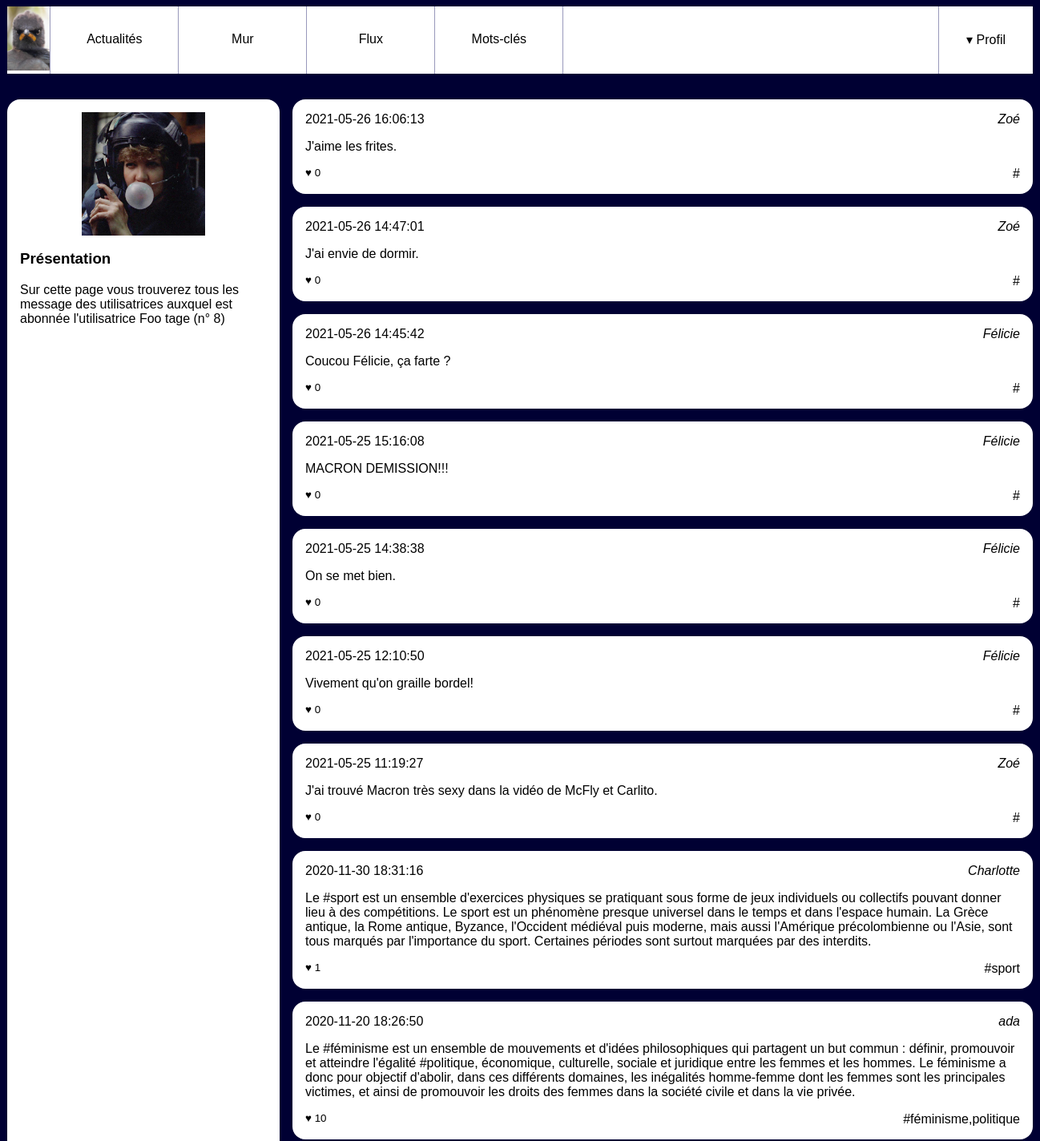
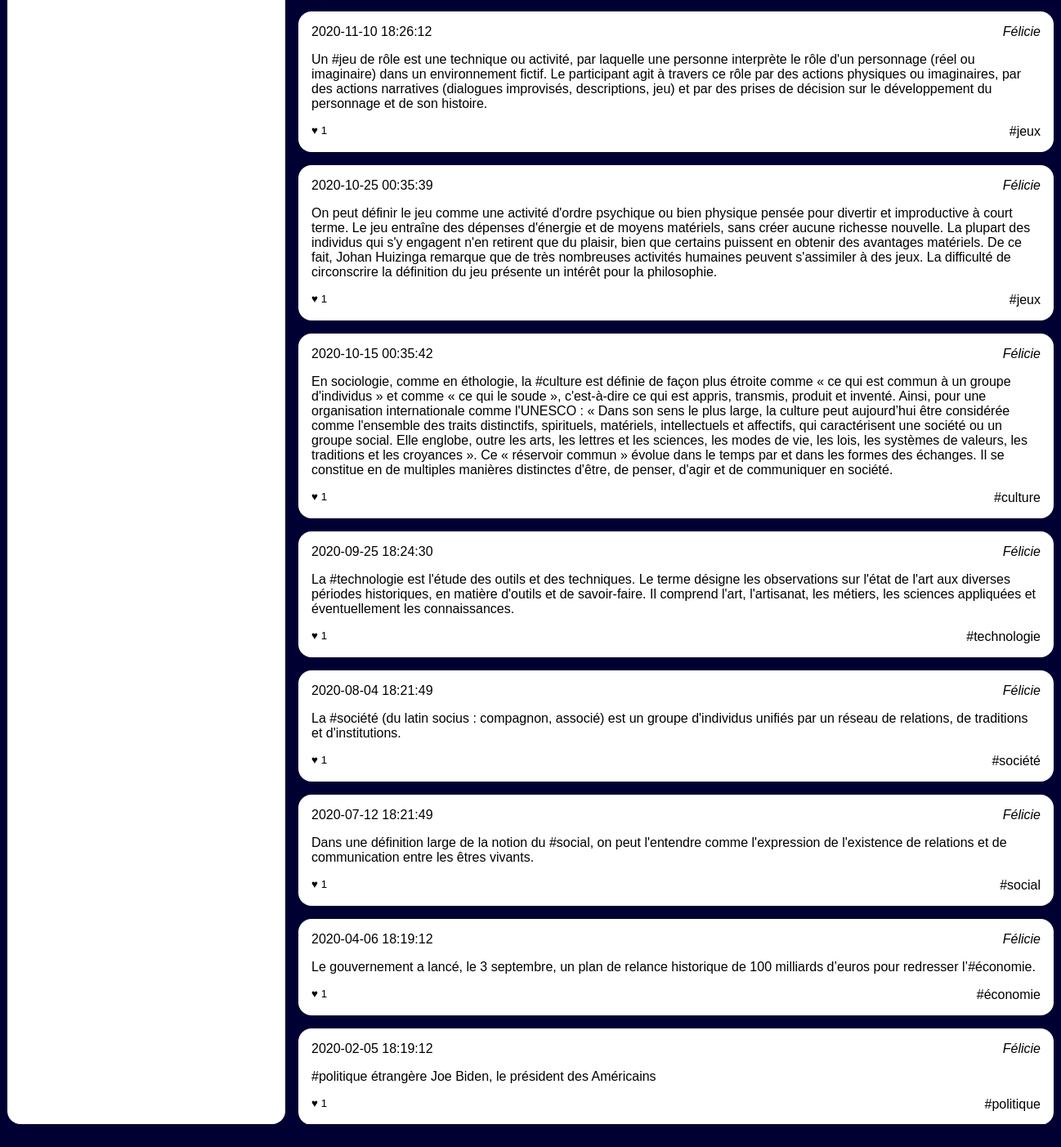
Screenshot of /pages/feed.php?user_id=8 (signed in) with the database file from the repository (2 pictures, top to bottom).
### tables this page shows
CREATE TABLE `users` (
  `id` int(10) UNSIGNED NOT NULL,
  `email` varchar(255) NOT NULL,
  `password` varchar(255) NOT NULL,
  `alias` varchar(255) NOT NULL
);

### pages/feed.php (the view, shortened to what this page needs)
<?php
require 'header.php';
?>
        <div id="wrapper">
            <?php
            $userId = $_GET['user_id'];
            ?>
            <?php
            $mysqli = new mysqli("localhost", "root", "root", "socialnetwork");
            ?>
            <aside>
                <?php
                $laQuestionEnSql = "SELECT * FROM `users` WHERE id=" . intval($userId);
                $lesInformations = $mysqli->query($laQuestionEnSql);
                $user = $lesInformations->fetch_assoc();
                ?>
                <img src="user.jpg" alt="Portrait de l'utilisatrice"/>
                <section>
                    <h3>Présentation</h3>
                    <p>Sur cette page vous trouverez tous les message des utilisatrices
                        auxquel est abonnée l'utilisatrice <?php echo $user['alias'] ?>
                        (n° <?php echo $_GET['user_id'] ?>)
                    </p>
                </section>
            </aside>
            <main>
                <?php
                $laQuestionEnSql = "SELECT `posts`.`content`,"
                        . "`posts`.`created`,"
                        . "`users`.`alias` as author_name,  "
                        . "`users`.`id` as author_id,  "
                        . "count(`likes`.`id`) as like_number,  "
                        . "GROUP_CONCAT(DISTINCT `tags`.`label`) AS taglist "
                        . "FROM `followers` "
                        . "JOIN `users` ON `users`.`id`=`followers`.`followed_user_id`"
                        . "JOIN `posts` ON `posts`.`user_id`=`users`.`id`"
                        . "LEFT JOIN `posts_tags` ON `posts`.`id` = `posts_tags`.`post_id`  "
                        . "LEFT JOIN `tags`       ON `posts_tags`.`tag_id`  = `tags`.`id` "
                        . "LEFT JOIN `likes`      ON `likes`.`post_id`  = `posts`.`id` "
                        . "WHERE `followers`.`following_user_id`='" . intval($userId) . "' "
                        . "GROUP BY `posts`.`id`"
                        . "ORDER BY `posts`.`created` DESC  "
                ;
                $lesInformations = $mysqli->query($laQuestionEnSql);
                while ($follower = $lesInformations->fetch_assoc())
                {
                ?>
                <article>
                    <h3>
                        <time datetime='2020-02-01 11:12:13' ><?php echo $follower['created'] ?> </time>
                    </h3>
                    <address><nav>
                        <a href="wall.php?user_id=<?php echo $follower['author_id'] ?>"><?php echo $follower['author_name'] ?></a>
                        </nav></address>
                    <div>
                        <p><?php echo $follower['content'] ?></p>
                    </div>
                    <footer>
                        <small>♥ <?php echo $follower['like_number'] ?></small>
                        <a href="">#<?php echo $follower['taglist'] ?>
                    </footer>
                </article>
                <?php
                }
                ?>
            </main>
        </div>
    </body>
</html>

### pages/style.css (style rules this page uses)
body { background-color: #003; font-family: Arial; }
a { text-decoration: none; color: black; }
#wrapper { display: flex; width: 80em; margin: 0 auto 2em auto; }
#wrapper aside { background-color: #fff; flex: 1; padding: 1em; border-radius: 1em; }
#wrapper aside img { display: block; width: 50%; margin: auto; }
#wrapper main { flex: 3; padding-left: 1em; height: 80vh; overflow-y: scroll; }
#wrapper main article { background-color: #fff; padding: 1em; margin-bottom: 1em; border-radius: 1em; }
#wrapper main article h3 { margin: 0; padding: 0; font-weight: normal; font-size: 1em; }
#wrapper main article time { float: left; }
#wrapper main article address { text-align: right; margin-bottom: 1em; }
#wrapper main article p { margin: 0; }
#wrapper main article footer { margin-top: 1em; text-align: right; }
#wrapper main article footer small { float: left; }

### rows the page displays
users: alias "Foo tage"
users: created "2021-05-26 16:06:13", alias "Zoé", content "J'aime les frites.", like_number "0", created "2021-05-26 14:47:01", content "J'ai envie de dormir.", created "2021-05-25 11:19:27", content "J'ai trouvé Macron très sexy dans la vidéo de McFly et Carlito."
users: created "2021-05-26 14:45:42", alias "Félicie", content "Coucou Félicie, ça farte ?", like_number "0", created "2021-05-25 15:16:08", content "MACRON DEMISSION!!!", created "2021-05-25 14:38:38", content "On se met bien.", created "2021-05-25 12:10:50", content "Vivement qu'on graille bordel!", created "2020-11-10 18:26:12", content "Un #jeu de rôle est une technique ou activité, par laquelle une personne interprète le rôle d'un personnage (réel ou imaginaire) dans un environnement fictif. Le participant agit à travers ce rôle par des actions physiques ou imaginaires, par des actions narratives (dialogues improvisés, descriptions, jeu) et par des prises de décision sur le développement du personnage et de son histoire.", like_number "1", taglist "jeux", created "2020-10-25 00:35:39", content "On peut définir le jeu comme une activité d'ordre psychique ou bien physique pensée pour divertir et improductive à court terme. Le jeu entraîne des dépenses d'énergie et de moyens matériels, sans créer aucune richesse nouvelle. La plupart des individus qui s'y engagent n'en retirent que du plaisir, bien que certains puissent en obtenir des avantages matériels. De ce fait, Johan Huizinga remarque que de très nombreuses activités humaines peuvent s'assimiler à des jeux. La difficulté de circonscrire la définition du jeu présente un intérêt pour la philosophie.", created "2020-10-15 00:35:42", content "En sociologie, comme en éthologie, la #culture est définie de façon plus étroite comme « ce qui est commun à un groupe d'individus » et comme « ce qui le soude », c'est-à-dire ce qui est appris, transmis, produit et inventé. Ainsi, pour une organisation internationale comme l'UNESCO : « Dans son sens le plus large, la culture peut aujourd’hui être considérée comme l'ensemble des traits distinctifs, spirituels, matériels, intellectuels et affectifs, qui caractérisent une société ou un groupe social. Elle englobe, outre les arts, les lettres et les sciences, les modes de vie, les lois, les systèmes de valeurs, les traditions et les croyances ». Ce « réservoir commun » évolue dans le temps par…", taglist "culture", created "2020-09-25 18:24:30", content "La #technologie est l'étude des outils et des techniques. Le terme désigne les observations sur l'état de l'art aux diverses périodes historiques, en matière d'outils et de savoir-faire. Il comprend l'art, l'artisanat, les métiers, les sciences appliquées et éventuellement les connaissances.", taglist "technologie", created "2020-08-04 18:21:49", content "La #société (du latin socius : compagnon, associé) est un groupe d'individus unifiés par un réseau de relations, de traditions et d'institutions.", taglist "société", created "2020-07-12 18:21:49", content "Dans une définition large de la notion du #social, on peut l'entendre comme l'expression de l'existence de relations et de communication entre les êtres vivants.", taglist "social", created "2020-04-06 18:19:12", content "Le gouvernement a lancé, le 3 septembre, un plan de relance historique de 100 milliards d’euros pour redresser l’#économie.", taglist "économie", created "2020-02-05 18:19:12", content "#politique étrangère Joe Biden, le président des Américains", taglist "politique"
users: created "2020-11-30 18:31:16", alias "Charlotte", content "Le #sport est un ensemble d'exercices physiques se pratiquant sous forme de jeux individuels ou collectifs pouvant donner lieu à des compétitions. Le sport est un phénomène presque universel dans le temps et dans l'espace humain. La Grèce antique, la Rome antique, Byzance, l'Occident médiéval puis moderne, mais aussi l'Amérique précolombienne ou l'Asie, sont tous marqués par l'importance du sport. Certaines périodes sont surtout marquées par des interdits.", like_number "1", taglist "sport"
users: created "2020-11-20 18:26:50", alias "ada", content "Le #féminisme est un ensemble de mouvements et d'idées philosophiques qui partagent un but commun : définir, promouvoir et atteindre l'égalité #politique, économique, culturelle, sociale et juridique entre les femmes et les hommes. Le féminisme a donc pour objectif d'abolir, dans ces différents domaines, les inégalités homme-femme dont les femmes sont les principales victimes, et ainsi de promouvoir les droits des femmes dans la société civile et dans la vie privée.", like_number "10", taglist "féminisme,politique"

### other values shown
$_GET['user_id'] "8"
